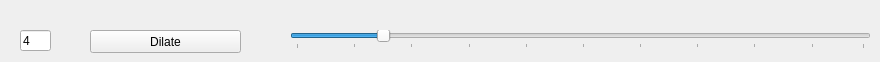
     <widget class="QWidget" name="tab_14">
      <attribute name="title">
       <string>Dilate</string>
      </attribute>
      <widget class="QSlider" name="hSlider_dilateGrayscale">
       <property name="geometry">
        <rect>
         <x>290</x>
         <y>30</y>
         <width>581</width>
         <height>19</height>
        </rect>
       </property>
       <property name="focusPolicy">
        <enum>Qt::TabFocus</enum>
       </property>
       <property name="accessibleDescription">
        <string/>
       </property>
       <property name="minimum">
        <number>0</number>
       </property>
       <property name="maximum">
        <number>99</number>
       </property>
       <property name="pageStep">
        <number>10</number>
       </property>
       <property name="value">
        <number>15</number>
       </property>
       <property name="sliderPosition">
        <number>15</number>
       </property>
       <property name="orientation">
        <enum>Qt::Horizontal</enum>
       </property>
       <property name="tickPosition">
        <enum>QSlider::TicksBelow</enum>
       </property>
       <property name="tickInterval">
        <number>10</number>
       </property>
      </widget>
      <widget class="QPushButton" name="dilateGrayscaleButton">
       <property name="geometry">
        <rect>
         <x>90</x>
         <y>30</y>
         <width>151</width>
         <height>23</height>
        </rect>
       </property>
       <property name="text">
        <string>Dilate</string>
       </property>
      </widget>
      <widget class="QLineEdit" name="dilateGrayscaleBox">
       <property name="geometry">
        <rect>
         <x>20</x>
         <y>30</y>
         <width>31</width>
         <height>21</height>
        </rect>
       </property>
       <property name="text">
        <string>4</string>
       </property>
      </widget>
     </widget>
